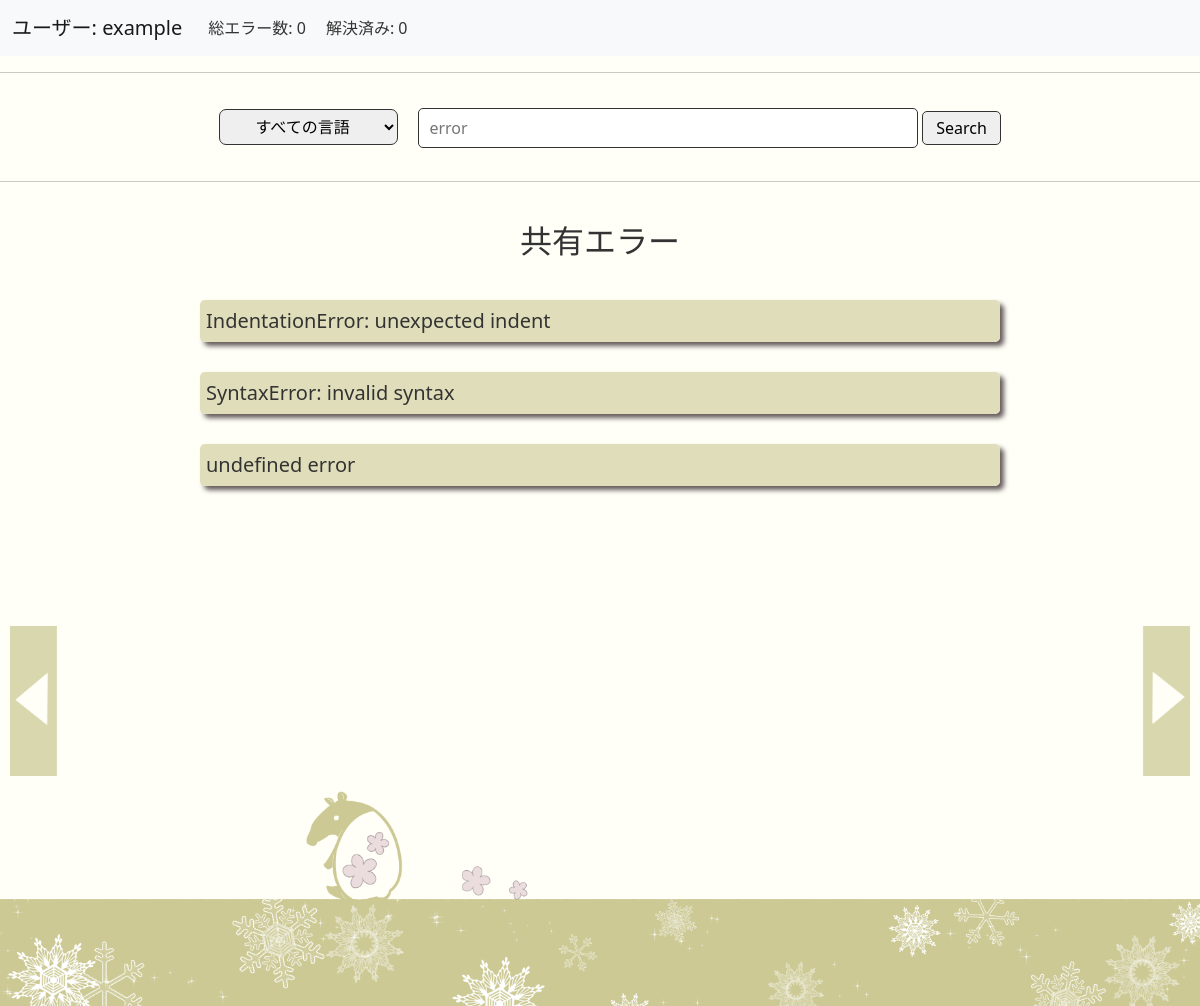
/timeline (signed in), run on the app's committed database.
### tables this page shows
CREATE TABLE 'errors' (error_id  INTEGER PRIMARY KEY, language TEXT, message TEXT, explain TEXT, solved TEXT, public TEXT NOT NULL, before_day TIMESTAMP DEFAULT(DATETIME('now','localtime')), after_day TIMESTAMP DEFAULT(DATETIME('now','localtime')), 'username'  TEXT NOT NULL  );

### app.py (the view)
@app.route("/timeline", methods=["GET", "POST"])
@login_required
def timeline():
    errors_sum = db.execute("SELECT COUNT(error_id) FROM errors WHERE username=?", session["user_id"])
    errors_sum = errors_sum[0]['COUNT(error_id)']
    solved_sum = db.execute("SELECT COUNT(error_id) FROM errors WHERE username=? AND public LIKE '解決'", session["user_id"])
    solved_sum = solved_sum[0]['COUNT(error_id)']
    if request.method == "POST":
        language = request.form.get("language")
        search = request.form.get("search")
        if language and search:
            if language == "すべての言語":
                solved_errors = db.execute("SELECT * FROM errors WHERE public LIKE '解決' AND message LIKE ?",('%'+search+'%',))
            else:
                solved_errors = db.execute("SELECT * FROM errors WHERE public LIKE '解決' AND language=? AND message LIKE ?", language, ('%'+search+'%',))
        elif not language and search:
            solved_errors = db.execute("SELECT * FROM errors WHERE public LIKE '解決' AND language=? AND message LIKE ?",('%'+search+'%',))
        else:
            if language == "すべての言語":
                solved_errors = db.execute("SELECT * FROM errors WHERE public LIKE '解決'")
            else:
                solved_errors = db.execute("SELECT * FROM errors WHERE public LIKE '解決' AND language=?", language)
        return render_template("timeline.html", solved_errors=solved_errors, languages=LANGUAGES
                               , errors_sum=errors_sum, solved_sum=solved_sum, username=session["user_id"])
    else:
        solved_errors = db.execute("SELECT * FROM errors WHERE public LIKE '解決' ORDER BY after_day DESC")
        return render_template("timeline.html", solved_errors=solved_errors, languages=LANGUAGES
                               , errors_sum=errors_sum, solved_sum=solved_sum, username=session["user_id"])

### helpers.py (called while the page is built)
def login_required(f):
    @wraps(f)
    def decorated_function(*args, **kwargs):
        if session.get("user_id") is None:
            return redirect("/login")
        return f(*args, **kwargs)
    return decorated_function

### templates/timeline.html (shortened to what this page needs)
{% extends "base.html" %}
{% block body %}
    <nav class="navbar navbar-expand-lg navbar-light bg-light">
        <div class="container-fluid">
            <div class="navbar-brand">ユーザー: {{ username }}</div>
            <div class="collapse navbar-collapse" id="navbarNavDropdown">
                <ul class="navbar-nav">
                    <li class="nav-item profile">総エラー数: {{ errors_sum }} </li>
                    <li class="nav-item profile">解決済み: {{ solved_sum }} </li>
                </ul>
            </div>
        </div>
    </nav>
    <hr>
    <form action="/timeline" method="POST">
        <div class="back_black wrap2">
            <select name="language" class="select_box">
                    <option selected>すべての言語</option>
            </select>
            <div>
                <input class="search_box" type="search" placeholder="  error" aria-label="Search" name="search">
                <button class="search_button" type="submit">Search</button>
            </div>
    </div>
    </form>
    <hr>
<div class="contents fadeUp">
    <h2>共有エラー</h2>
    {% for solved_error in solved_errors %}
    <details>
        <summary class="error_timeline font_size">{{ solved_error.message }}</summary>
    </details>
    {% endfor %}
</div>
<a href="/solved"><img src="./static/images/side_right_timeline.png" alt="icon" class = "level_move_right buttom_up" title="解決エラー"></a>
<a href="/unsolved"><img src="./static/images/side_left_timeline.png" alt="icon" class = "level_move_left buttom_up" title="未解決エラー"></a>
<footer><img src="./static/images/timeline_footer.png" alt="footer" class = "footer2"></footer>
{% endblock %}

### templates/base.html (shortened to what this page needs)
<!DOCTYPE html>
<html lang="ja">
<head>
  <link rel="stylesheet" href="https://unpkg.com/ress/dist/ress.min.css">
  <link href="https://cdn.jsdelivr.net/npm/bootstrap@5.0.2/dist/css/bootstrap.min.css" rel="stylesheet">
  <link rel="stylesheet" href="{{ url_for('static', filename='css/styles.css') }}">
</head>
<body>
  {% block body %}{% endblock %}
</body>
</html>

### static/css/styles.css (style rules this page uses)
body { background-color: #fffff8; color: #333333; }
h2 { text-align:center; margin:40px; }
.level_move_right { height:150px; position:fixed; right:10px; bottom:230px; }
.level_move_left { height:150px; position:fixed; left:10px; bottom:230px; }
.profile { margin-right: 10px; margin-left: 10px; }
.back_black { padding:10px; }
.wrap2 { display: flex; flex-wrap: wrap; justify-content: center; }
.select_box { border: solid 1px #333; padding:5px; margin: 10px 20px; border-radius: 7px; text-align: center; }
.search_box { width:500px; height:40px; background-color:#fff; border-radius:5px; border:solid 1px #333; }
.search_button { margin-top :12px; padding: 4px 13px; border-radius:5px; border: solid 1px #333; }
.contents { min-height: 500px; }
details { width: 800px; box-shadow: 4px 4px 5px rgb(100,90,90); margin: 30px auto; border-radius: 5px; }
details > summary { padding: 6px; width: auto; height: auto; justify-content: center; font-size: 20px; border-radius: 5px; border: none; cursor: pointer; list-style: none; white-space: pre-wrap; }
.error_timeline { background-color:rgb(224, 222, 186); color: #333; }
a { margin:auto; color: #333; text-decoration: none; }
.footer2 { width: 100%; object-fit: cover; top:auto; bottom: 0; }
.fadeUp { animation-name:fadeUpAnime; animation-duration:0.5s; animation-fill-mode:forwards; opacity:0; }

### data on the page
errors: message "IndentationError: unexpected indent"
errors: message "SyntaxError: invalid syntax"
errors: message "undefined error"

### other printed values
{{ username }} "example"
{{ errors_sum }} "0"
{{ solved_sum }} "0"
